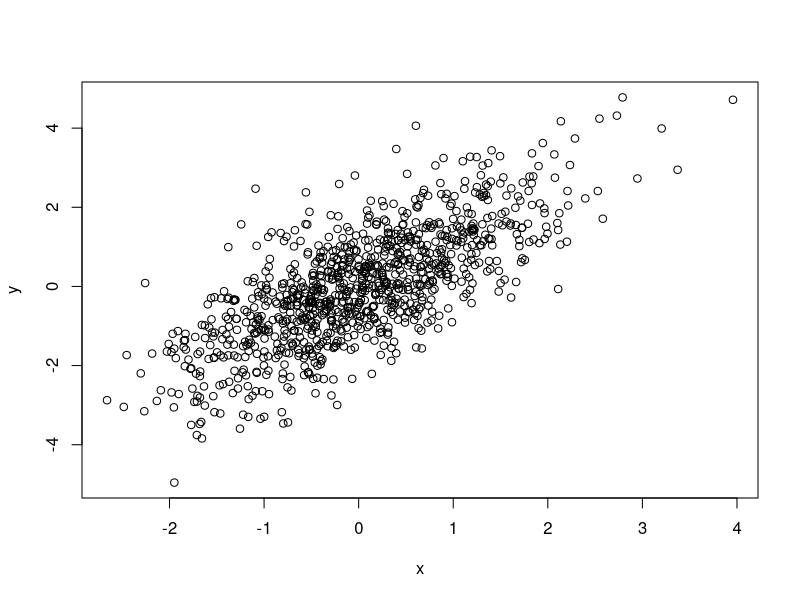
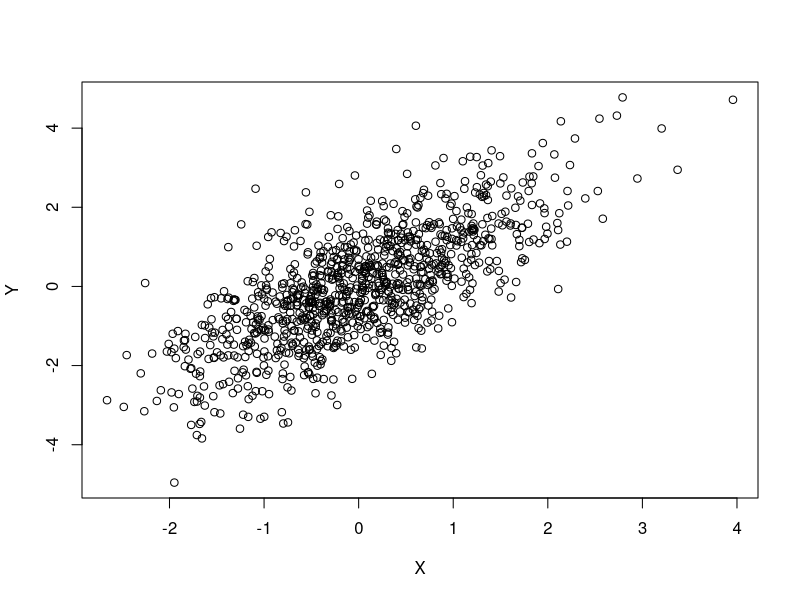
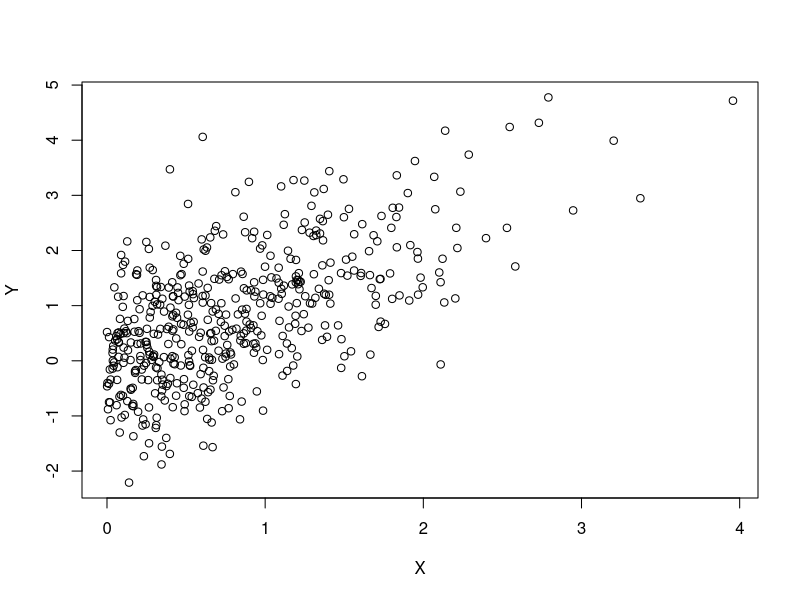
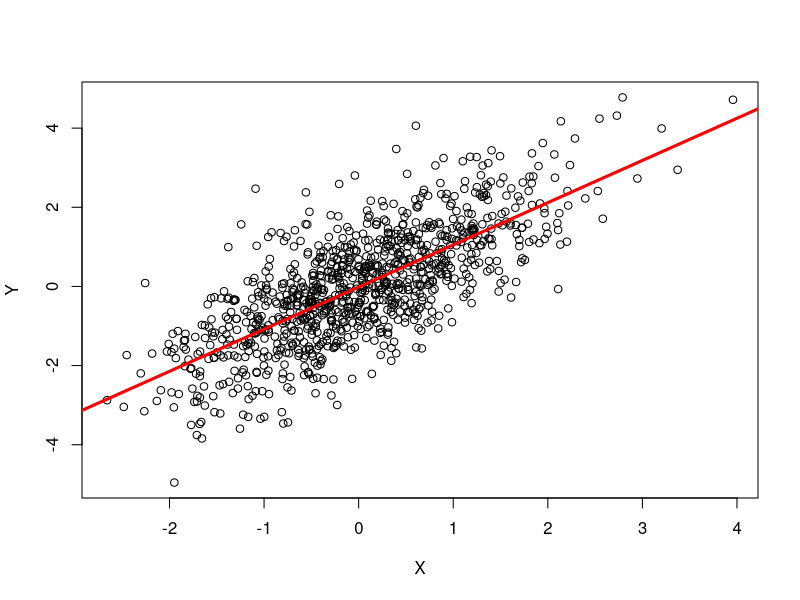

Reproduce these figures in R, in order.
## ---- chunk 1
options(width=100)
knitr::opts_chunk$set(
    eval=as.logical(Sys.getenv("KNITR_EVAL", "TRUE")),
    cache=as.logical(Sys.getenv("KNITR_CACHE", "TRUE")))
## ---- chunk 2
1 + 1
## ---- chunk 3
x = 1
x + x
## ---- chunk 4
x = c(1, 2, 3)
x
## ---- chunk 5
y = sqrt(x)
y
## ---- chunk 6
x = c(1, 2, 3)
x
x <- c(4, 5, 6)
x
x <- 7:9
x
10:12 -> x
x
## ---- chunk 7
x <- c(1, 2, 3) -> y
x
y
## ---- chunk 8
    people <- c("Lori", "Yubo", "Greg", "Nitesh", "Valerie", "Herve")
    people
## ---- chunk 9
    population <- c(Buffalo=259000, Rochester=210000, `New York`=8400000)
    population
    log10(population)
## ---- chunk 10
    truthiness <- c(TRUE, FALSE, NA)
    truthiness
## ---- chunk 11
    !truthiness
    truthiness | !truthiness
    truthiness & !truthiness
## ---- chunk 12
    undefined_numeric_values <- c(NA, 0/0, NaN, Inf, -Inf)
    undefined_numeric_values
    sqrt(undefined_numeric_values)
## ---- chunk 13
    toupper(people)
    substr(people, 1, 3)
## ---- chunk 14
    x <- 1:3
    x * 2            # '2' (vector of length 1) recycled to c(2, 2, 2)
    truthiness | NA
    truthiness & NA
## ---- chunk 15
    substr(tolower(people), 1, 3)
    population[population < 1000000]
## ---- chunk 16
    frenemies = list(
        friends=c("Larry", "Richard", "Vivian"),
        enemies=c("Dick", "Mike")
    )
    frenemies
## ---- chunk 17
    frenemies[1]
    frenemies[c("enemies", "friends")]
    frenemies[["enemies"]]
## ---- chunk 18
    sex = factor(c("Male", "Male", "Female"),
                 levels=c("Female", "Male", "Hermaphrodite"))
    sex
    sex == "Female"
    table(sex)
    sex[sex == "Female"]
## ---- chunk 19
x = rnorm(1000)       # 1000 random normal deviates
y = x + rnorm(1000)   # another 1000 deviates, as a function of x
plot(y ~ x)           # relationship bewteen x and y
## ---- chunk 20
    df = data.frame(X=x, Y=y)
    head(df)           # first 6 rows
    plot(Y ~ X, df)    # same as above
## ---- chunk 21
    summary(df)
## ---- chunk 22
    positiveX = df[df$X > 0,]
    head(positiveX)
    plot(Y ~ X, positiveX)
## ---- chunk 23
    class(df)
    dim(df)
    colnames(df)
## ---- chunk 24
    fit <- lm(Y ~ X, df)
## ---- chunk 25
    plot(Y ~ X, df)
    abline(fit, col="red", lwd=3)
## ---- chunk 26
    anova(fit)
## ---- chunk 27
    class(fit)
    methods(class=class(fit))
